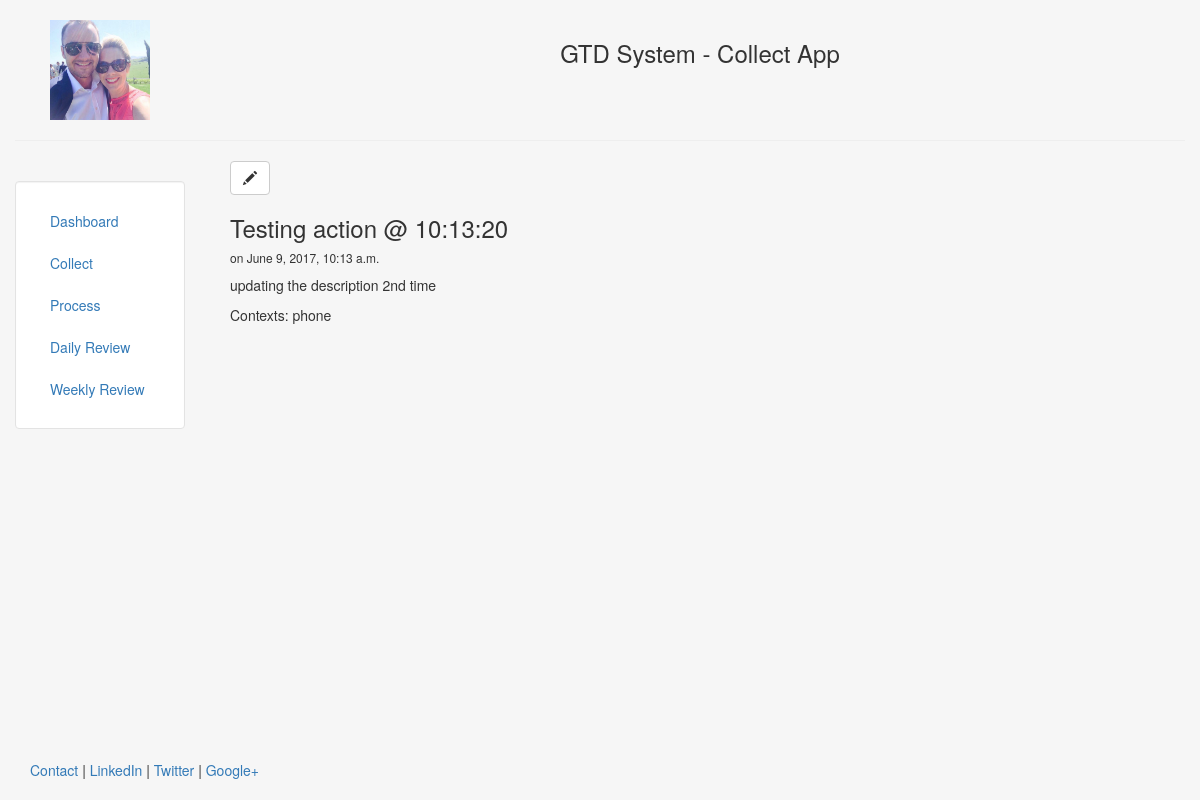
Screenshot of /process/40 with the database file from the repository.
### doGTDProcess/models.py (models this page shows, shortened)
class Action(models.Model):
    ACTION_STATUS = (
        (0, 'Open'),
        (1, 'In-progress'),
        (2, 'Closed'),
        (3, 'Deferred'),
        (4, 'Delegated'),
        (5, 'Pending'),
        (6, 'On Hold'),
        (9, 'Cancelled'),
    )
    HORIZON = (
        (0, 'Ground'),
        (1, 'Level 1'),
        (2, 'Level 2'),
        (3,  'Level 3'),
        (4, 'Level 4'),
        (5, 'Level 5'),
    )
    title = models.CharField(max_length=140)
    description = models.TextField(blank=True)
    oneNoteReference = models.URLField(blank=True)
    outlookReference = models.URLField(blank=True)
    date = models.DateTimeField()
    dateModified = models.DateTimeField(auto_now=True, auto_now_add=False)
    source = models.CharField(max_length=100, blank=True)
    status = models.IntegerField(choices=ACTION_STATUS, default=0)
    tags = models.ManyToManyField(Tag, blank=True)
    context = models.TextField(default="", help_text="Comma seperated list of contexts")
    contexts = models.ManyToManyField(Context, blank=True)
    lists = models.ManyToManyField(List, blank=True)
    project = models.ManyToManyField(Project, blank=True)
    horizon = models.IntegerField(choices=HORIZON, default=0)
    delegatedTo = models.CharField(max_length=100, blank=True)

### doGTDProcess/templates/doGTDProcess/action_detail.html
{% extends "doGTDCollect/header.html" %}
{% block content %}
    <a class="btn btn-default" href="{% url 'action_edit' pk=action.pk %}"><span class="glyphicon glyphicon-pencil"></span></a>
    <h3>{{action.title}}</h3>
    <h6>on {{action.date}}</h6>
    {{action.description|safe|linebreaks}}
    Contexts: {{ action.context }}
{% endblock %}

### doGTDCollect/templates/doGTDCollect/header.html (style rules this page uses)
html, body { height:100% }

### rows the page displays
Action: title "Testing action @ 10:13:20", date "June 9, 2017, 10:13 a.m.", description "updating the description 2nd time", context "phone"
